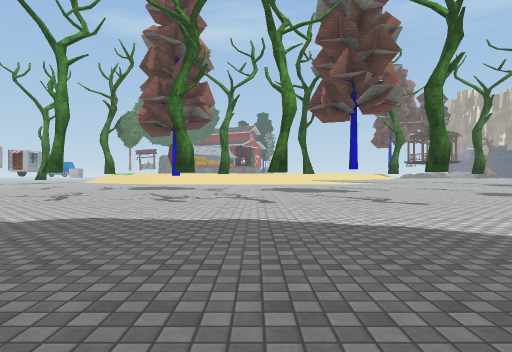
view 1 (above)

24 first-person views from a walk through a 3-D level made in the Unity game engine. The camera is 1.2 m above the floor, looks level and sees 75° across. The floor is counted in squares, 2 m on a side. Each view is taken from the middle of a square. On the plan, view 1 faces up. The plan holds only what a view shows up to about 10 squares ahead; the rest is blank. The place goes on beyond the plan. The player is left out. Some surface patterns are stand-ins.

view 2
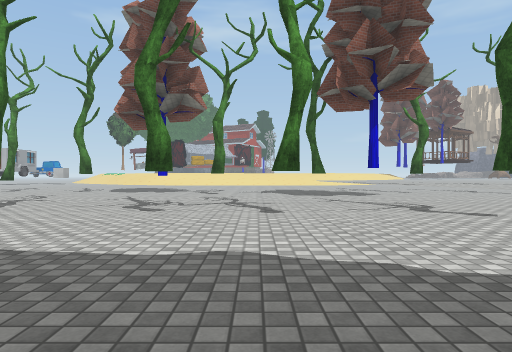

view 3
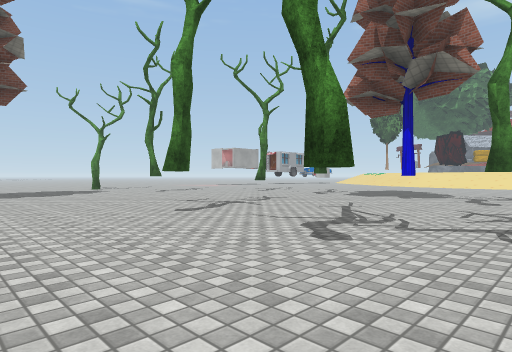

view 4
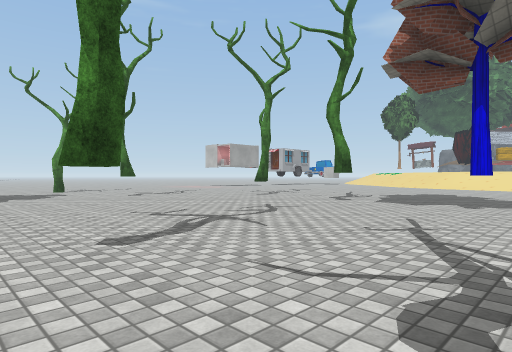

view 5
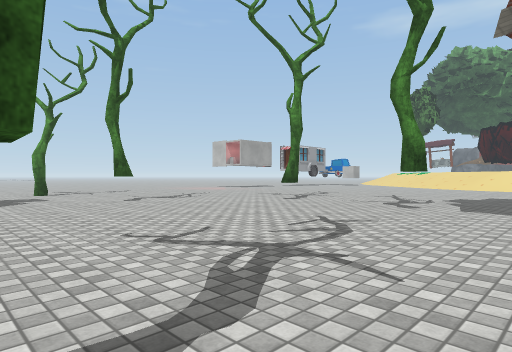

view 6
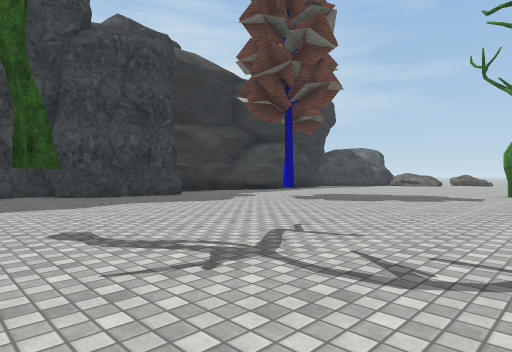

view 7
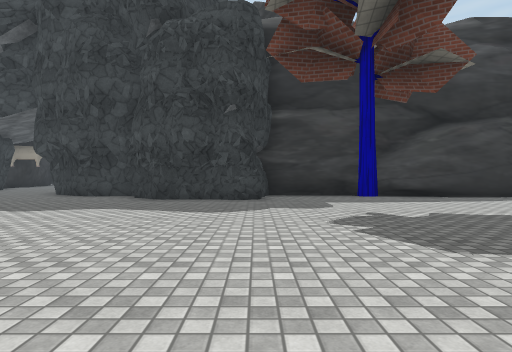

view 8
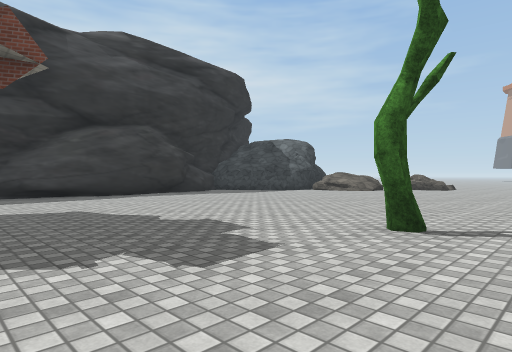

view 9
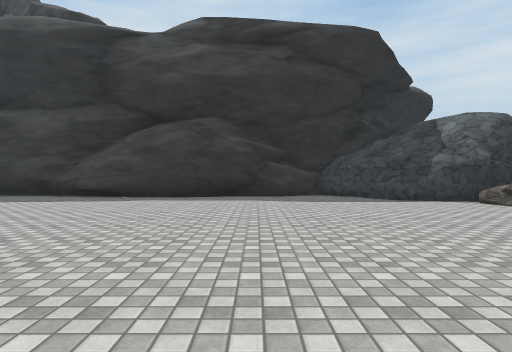

view 10
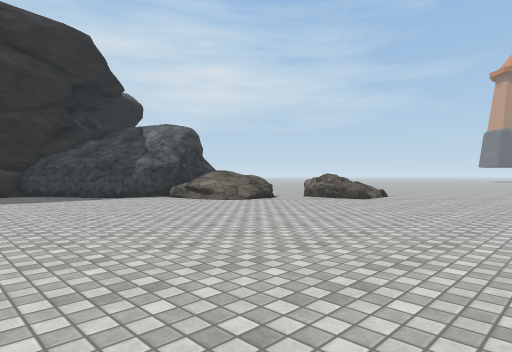

view 11
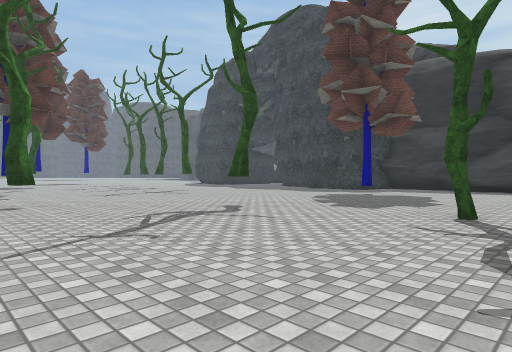

view 12
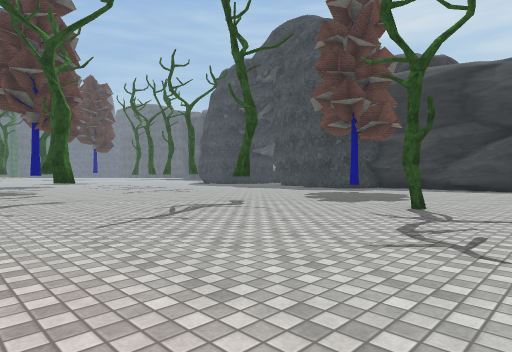

view 13
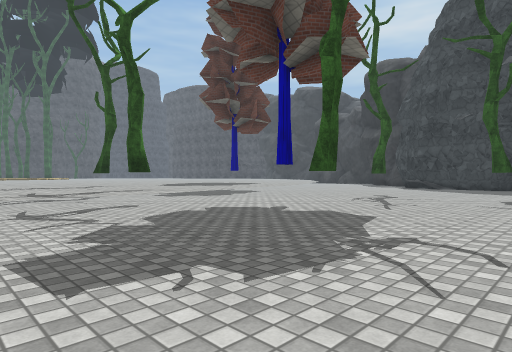

view 14
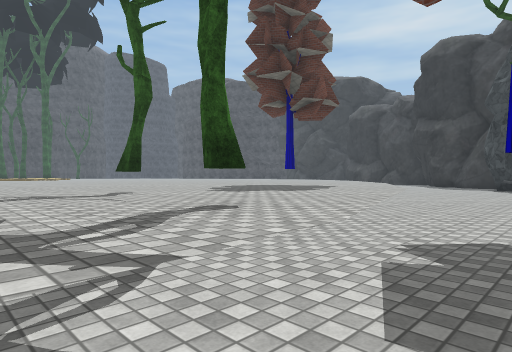

view 15
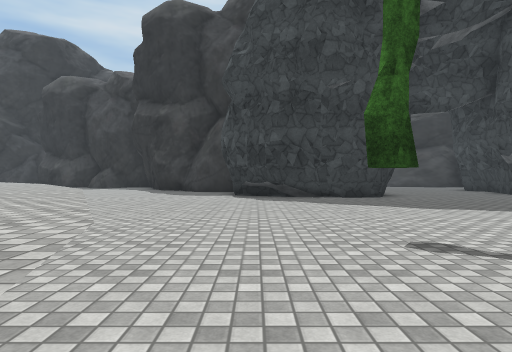

view 16
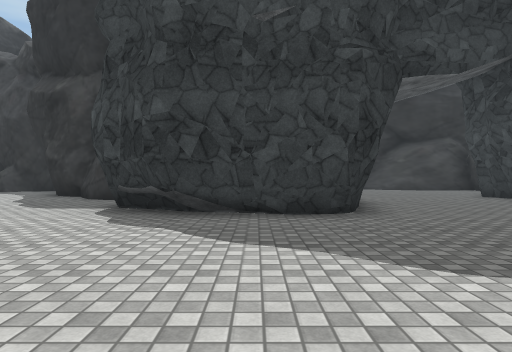

view 17
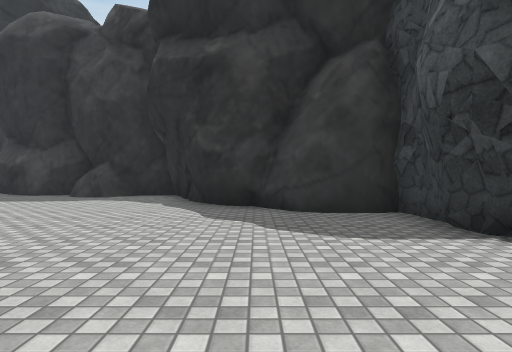

view 18
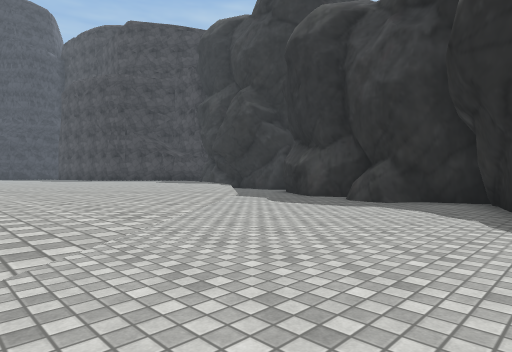

view 19
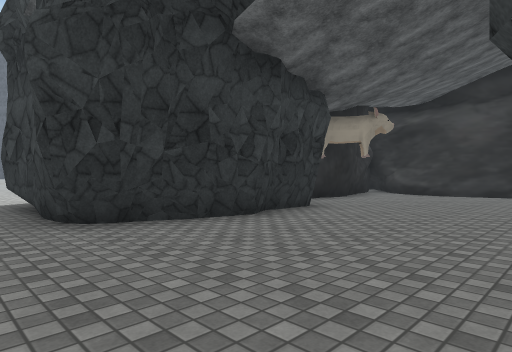

view 20
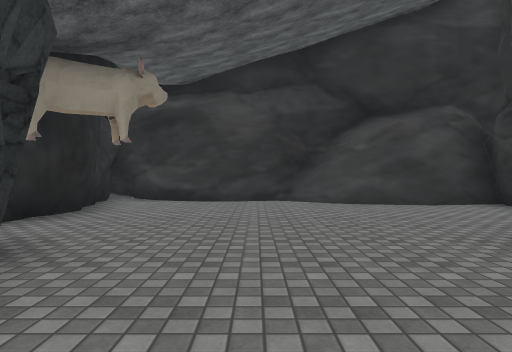

view 21
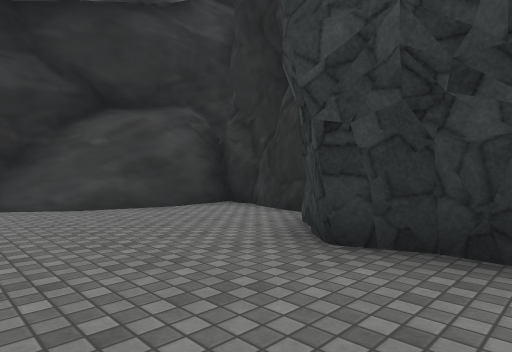

view 22
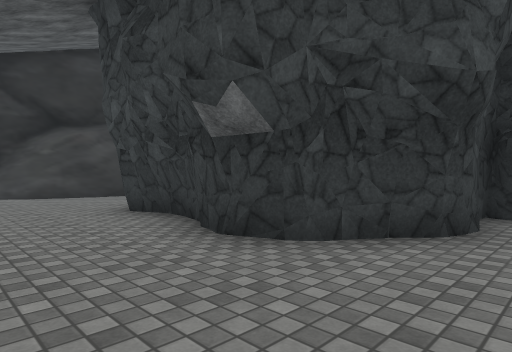

view 23
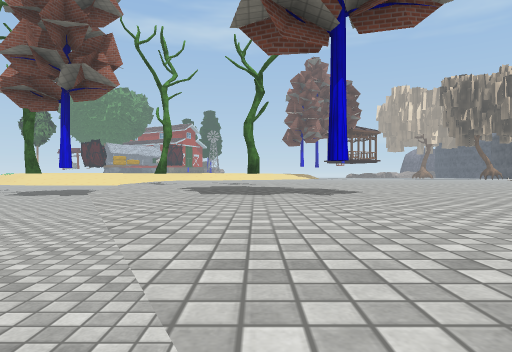

view 24
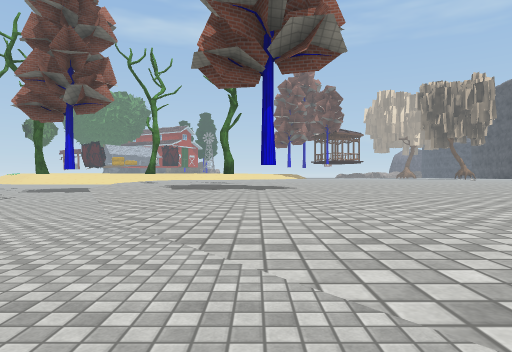

### Floor plan
Key: @ floor where view 1 was taken; # wall or solid block; . main floor; : floor 0.5 m higher than the main floor; / step, stairs or slope; = window, fence, low wall or low ledge; v drop or lower ground; T tree; R rock.
Columns run from 26 left of view 1 to 18 right of it. Each row starts with its distance up from view 1.
 17         .....    .............
 16         ......................v::::
 15         ........T.............=::::::::
 14         ............T..#....../:T::::::::
 13         .................T..T..::::T:::::
 12    ..... ....................#./::::::::::
 11 ..........T...T................=::::::::::
 10 ................................:::::::::::
  9 ................................/::::::::::
  8 .....................T..........=::::::::::
  7 ..........................T...T..:::#:::::
  6 //............#..................=:::::::
  5 R /...............................:::::::
  4 R /...............................=:::::
  3  ###.............................../::::
  2  ####.....##....####.............../:::
  1     #.###########  ###......###.....=::
  0     ###              ##...@## ###....=:::::::
 -1                       #....#   ##...../::::::
 -2                       #....#   #.......::::::
 -3                       #....#   ###.....//::::
 -4                     ###.....     ###...../:::
 -5                     #........#     #......=:
 -6                     #.......##     ##......
 -7                     #.......##      ####..
 -8                     ###......#       #####
 -9                       ######.#
-10                         #  ###

Positions as (right, up) in squares from view 1, and headings:
1: (0, 0), facing up
2: (0, 2), facing up
3: (0, 5), facing up-left
4: (-2, 7), facing up-left
5: (-4, 8), facing up-left
6: (-4, 12), facing down-left
7: (-10, 11), facing down
8: (-12, 12), facing down-left
9: (-19, 11), facing down
10: (-19, 12), facing down-left
11: (-17, 16), facing down-right
12: (-18, 17), facing down-right
13: (-1, 17), facing down-right
14: (3, 16), facing down-right
15: (5, 10), facing down
16: (3, 6), facing down
17: (8, 3), facing down
18: (9, 1), facing down-right
19: (-3, 2), facing down-right
20: (-1, -1), facing down
21: (-1, -2), facing down-left
22: (-1, 2), facing down-left
23: (9, 2), facing up
24: (10, 0), facing up
